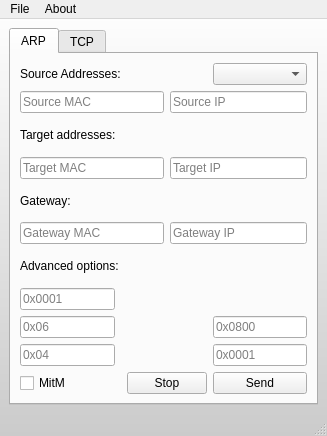
<?xml version="1.0" encoding="UTF-8"?>
<ui version="4.0">
 <class>MainWindow</class>
 <widget class="QMainWindow" name="MainWindow">
  <property name="geometry">
   <rect>
    <x>0</x>
    <y>0</y>
    <width>327</width>
    <height>436</height>
   </rect>
  </property>
  <property name="windowTitle">
   <string>Packet Crafter</string>
  </property>
  <property name="windowIcon">
   <iconset>
    <normaloff>images/HAL-9000.png</normaloff>images/HAL-9000.png</iconset>
  </property>
  <property name="styleSheet">
   <string notr="true">QMainWindow{
background-color: qlineargradient(spread:pad, x1:1, y1:1, x2:1, y2:0, stop:0 rgba(203, 203, 203, 255), stop:1 rgba(255, 255, 255, 255));
}
QToolButton {
background -color: transparent;
border: none;
}
QToolButton:checked, QToolButton:pressed {
background-color:rgb(193, 210, 238);
border: 1px solid rgb(60, 127, 177);
}
QToolButton:hover {
background-color: rgb(224, 232, 245);
}
QToolButton:checked:hover {
background-color:rgb(193, 210, 238);
}</string>
  </property>
  <widget class="QWidget" name="centralwidget">
   <property name="styleSheet">
    <string notr="true"/>
   </property>
   <layout class="QVBoxLayout" name="verticalLayout">
    <item>
     <widget class="QTabWidget" name="tabWidget">
      <property name="styleSheet">
       <string notr="true"/>
      </property>
      <property name="currentIndex">
       <number>0</number>
      </property>
      <widget class="QWidget" name="arp_tab">
       <property name="toolTip">
        <string extracomment="ARP packet forger">ARP packet forger</string>
       </property>
       <property name="statusTip">
        <string>ARP</string>
       </property>
       <property name="whatsThis">
        <string>ARP whatsthis</string>
       </property>
       <property name="accessibleName">
        <string>accessible</string>
       </property>
       <property name="accessibleDescription">
        <string>accessibledesc</string>
       </property>
       <property name="styleSheet">
        <string notr="true"/>
       </property>
       <attribute name="title">
        <string>ARP</string>
       </attribute>
       <attribute name="toolTip">
        <string>ARP packet forger</string>
       </attribute>
       <layout class="QGridLayout" name="gridLayout">
        <item row="8" column="0" colspan="2">
         <widget class="QLabel" name="gateway_label">
          <property name="text">
           <string>Gateway:</string>
          </property>
          <property name="buddy">
           <cstring>gateway_mac_box</cstring>
          </property>
         </widget>
        </item>
        <item row="9" column="0" colspan="3">
         <widget class="QLineEdit" name="gateway_mac_box">
          <property name="toolTip">
           <string>Only specify a gateway if you want to do an MitM attack. Not required for normal queries.</string>
          </property>
          <property name="placeholderText">
           <string>Gateway MAC</string>
          </property>
         </widget>
        </item>
        <item row="5" column="3" colspan="2">
         <widget class="QLineEdit" name="source_ip_box">
          <property name="toolTip">
           <string>Internetwork address of the sender.</string>
          </property>
          <property name="statusTip">
           <string>SPA</string>
          </property>
          <property name="placeholderText">
           <string>Source IP</string>
          </property>
         </widget>
        </item>
        <item row="12" column="0">
         <widget class="QLineEdit" name="hardware_length_box">
          <property name="toolTip">
           <string>Length (in octets) of a hardware address. Ethernet addresses size is 6.</string>
          </property>
          <property name="statusTip">
           <string>HLEN</string>
          </property>
          <property name="placeholderText">
           <string>0x06</string>
          </property>
         </widget>
        </item>
        <item row="14" column="0">
         <widget class="QCheckBox" name="mitm_box">
          <property name="toolTip">
           <string>Enable MitM mode (Sending infinite gratuitous ARP replies)</string>
          </property>
          <property name="text">
           <string>MitM</string>
          </property>
         </widget>
        </item>
        <item row="14" column="1">
         <spacer name="horizontalSpacer_2">
          <property name="orientation">
           <enum>Qt::Horizontal</enum>
          </property>
          <property name="sizeHint" stdset="0">
           <size>
            <width>7</width>
            <height>20</height>
           </size>
          </property>
         </spacer>
        </item>
        <item row="14" column="2" colspan="2">
         <widget class="QPushButton" name="stop_arp_button">
          <property name="text">
           <string>Stop</string>
          </property>
          <property name="icon">
           <iconset>
            <normaloff>images/Delete_48x48.png</normaloff>images/Delete_48x48.png</iconset>
          </property>
         </widget>
        </item>
        <item row="14" column="4">
         <widget class="QPushButton" name="send_arp_button">
          <property name="toolTip">
           <string>Send!</string>
          </property>
          <property name="statusTip">
           <string>Send the packet</string>
          </property>
          <property name="text">
           <string>Send</string>
          </property>
          <property name="icon">
           <iconset>
            <normaloff>images/Check_48x48.png</normaloff>images/Check_48x48.png</iconset>
          </property>
         </widget>
        </item>
        <item row="6" column="0" colspan="2">
         <widget class="QLabel" name="target_label">
          <property name="text">
           <string>Target addresses:</string>
          </property>
          <property name="buddy">
           <cstring>target_mac_box</cstring>
          </property>
         </widget>
        </item>
        <item row="7" column="3" colspan="2">
         <widget class="QLineEdit" name="target_ip_box">
          <property name="toolTip">
           <string>Internetwork address of the intended receiver.</string>
          </property>
          <property name="statusTip">
           <string>TPA</string>
          </property>
          <property name="placeholderText">
           <string>Target IP</string>
          </property>
         </widget>
        </item>
        <item row="11" column="0">
         <widget class="QLineEdit" name="hardware_type_box">
          <property name="toolTip">
           <string>Hardware Type (HTYPE). Ethernet is 1.</string>
          </property>
          <property name="statusTip">
           <string>HTYPE</string>
          </property>
          <property name="placeholderText">
           <string>0x0001</string>
          </property>
         </widget>
        </item>
        <item row="4" column="0" colspan="2">
         <widget class="QLabel" name="source_label">
          <property name="text">
           <string>Source Addresses:</string>
          </property>
          <property name="buddy">
           <cstring>source_mac_box</cstring>
          </property>
         </widget>
        </item>
        <item row="13" column="0">
         <widget class="QLineEdit" name="protocol_length_box">
          <property name="toolTip">
           <string>Length (in octets) of addresses used in the upper layer protocol. (The upper layer protocol specified in PTYPE.) IPv4 address size is 4.</string>
          </property>
          <property name="statusTip">
           <string>PLEN</string>
          </property>
          <property name="text">
           <string/>
          </property>
          <property name="placeholderText">
           <string>0x04</string>
          </property>
         </widget>
        </item>
        <item row="10" column="0" colspan="3">
         <widget class="QLabel" name="advanced_label">
          <property name="text">
           <string>Advanced options:</string>
          </property>
          <property name="buddy">
           <cstring>hardware_type_box</cstring>
          </property>
         </widget>
        </item>
        <item row="5" column="0" colspan="3">
         <widget class="QLineEdit" name="source_mac_box">
          <property name="toolTip">
           <string>Media address of the sender. (E.g. MAC address)</string>
          </property>
          <property name="statusTip">
           <string>SHA</string>
          </property>
          <property name="placeholderText">
           <string>Source MAC</string>
          </property>
         </widget>
        </item>
        <item row="12" column="4">
         <widget class="QLineEdit" name="protocol_type_box">
          <property name="toolTip">
           <string>Internet protocol. IPv4 = 0x0800</string>
          </property>
          <property name="statusTip">
           <string>PTYPE</string>
          </property>
          <property name="placeholderText">
           <string>0x0800</string>
          </property>
         </widget>
        </item>
        <item row="13" column="4">
         <widget class="QLineEdit" name="operation_box">
          <property name="toolTip">
           <string>Specifies the operation that the sender is performing: 1 for request, 2 for reply.</string>
          </property>
          <property name="statusTip">
           <string>OPER</string>
          </property>
          <property name="placeholderText">
           <string>0x0001</string>
          </property>
         </widget>
        </item>
        <item row="11" column="4">
         <spacer name="horizontalSpacer">
          <property name="orientation">
           <enum>Qt::Horizontal</enum>
          </property>
          <property name="sizeHint" stdset="0">
           <size>
            <width>127</width>
            <height>20</height>
           </size>
          </property>
         </spacer>
        </item>
        <item row="7" column="0" colspan="3">
         <widget class="QLineEdit" name="target_mac_box">
          <property name="toolTip">
           <string>Media address of the intended receiver. In an ARP request this field is ignored. In an ARP reply this field is used to indicate the address of the host that originated the ARP request.</string>
          </property>
          <property name="statusTip">
           <string>THA</string>
          </property>
          <property name="placeholderText">
           <string>Target MAC</string>
          </property>
         </widget>
        </item>
        <item row="9" column="3" colspan="2">
         <widget class="QLineEdit" name="gateway_ip_box">
          <property name="placeholderText">
           <string>Gateway IP</string>
          </property>
         </widget>
        </item>
        <item row="4" column="4">
         <widget class="QComboBox" name="interface_box"/>
        </item>
       </layout>
      </widget>
      <widget class="QWidget" name="tcp_tab">
       <attribute name="title">
        <string>TCP</string>
       </attribute>
      </widget>
     </widget>
    </item>
   </layout>
  </widget>
  <widget class="QMenuBar" name="menubar">
   <property name="geometry">
    <rect>
     <x>0</x>
     <y>0</y>
     <width>327</width>
     <height>27</height>
    </rect>
   </property>
   <widget class="QMenu" name="menuFile">
    <property name="title">
     <string>File</string>
    </property>
   </widget>
   <widget class="QMenu" name="menuAbout">
    <property name="title">
     <string>About</string>
    </property>
   </widget>
   <addaction name="menuFile"/>
   <addaction name="menuAbout"/>
  </widget>
  <widget class="QStatusBar" name="statusbar"/>
 </widget>
 <resources/>
 <connections/>
</ui>
